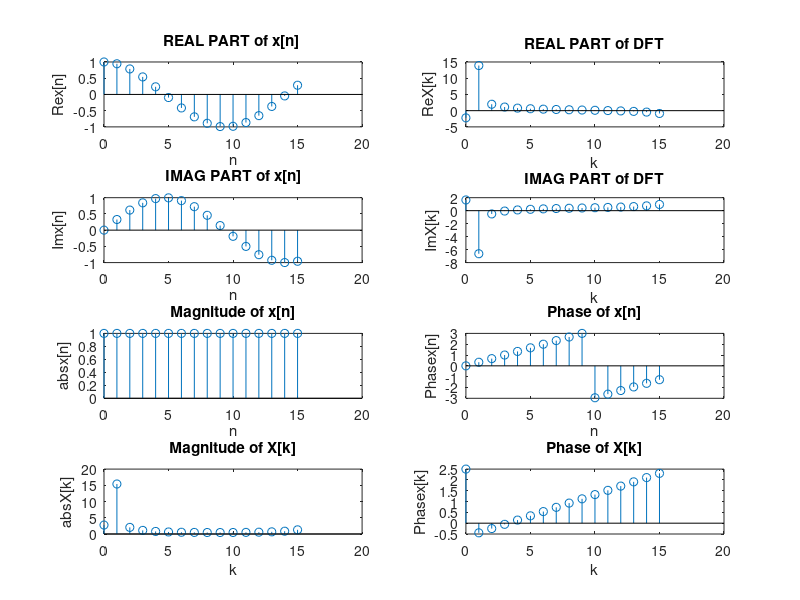

Write MATLAB code to recreate this figure.
nn = 0 : 15 ;
xx= exp(1i*nn/3) ;
XX =fft(xx) ;
kk = nn ;
subplot(421)
stem (kk , real(xx ))
title( 'REAL PART of x[n] ' ) , xlabel( 'n'), ylabel('Re{x[n]}')
subplot(423)
stem(kk , imag(xx))
title( ' IMAG PART of x[n] ' ) , xlabel( 'n' ), ylabel('Im{x[n]}')
subplot(422)
stem(kk , real(XX))
title( ' REAL PART of DFT ' ) , xlabel( 'k' ), ylabel('Re{X[k]}')
subplot ( 424)
stem(kk , imag(XX))
title( ' IMAG PART of DFT ' ) , xlabel( 'k' ), ylabel('Im{X[k]}')

M_x=abs(xx);
Ph_x=angle(xx);
subplot ( 425)
stem(nn , M_x)
title( ' Magnitude of x[n] ' ) , xlabel( 'n' ), ylabel('abs{x[n]}')

subplot ( 426)
stem(nn , Ph_x)
title( ' Phase of x[n] ' ) , xlabel( 'n' ), ylabel('Phase{x[n]}')

M_X=abs(XX);
Ph_X=angle(XX);


subplot ( 427)
stem(kk , M_X)
title( ' Magnitude of X[k] ' ) , xlabel( 'k' ), ylabel('abs{X[k]}')

subplot ( 428)
stem(kk , Ph_X)
title( ' Phase of X[k] ' ) , xlabel( 'k' ), ylabel('Phase{x[k]}')